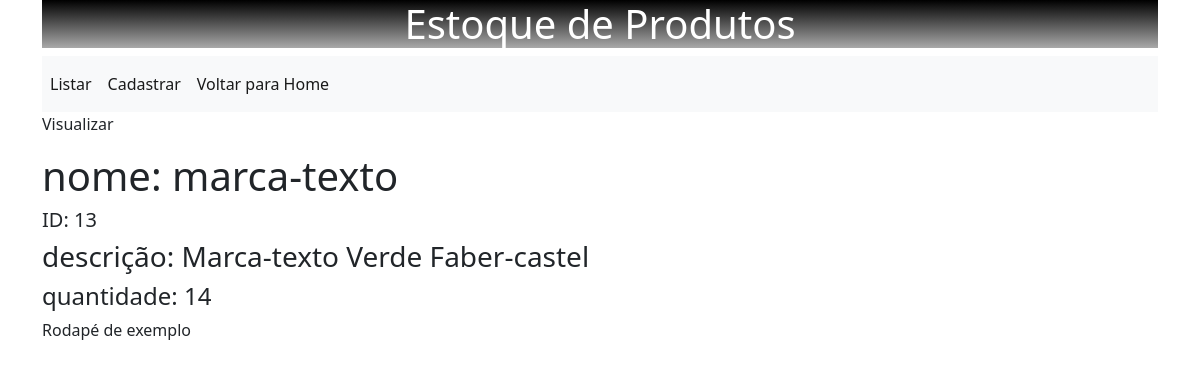
/produtos/13, run on the app's committed database.
### produtos/models.py (models this page shows, shortened)
class Produtos(models.Model):
    nome = models.CharField(max_length=200)
    descricao = models.CharField(max_length=400)
    quantidade = models.IntegerField()
    data_cadastro = models.DateTimeField(auto_now_add=True)

### produtos/views.py (the view)
# urls.py: path('<int:id>', views.visualizar, name='visualizar'),
def visualizar(request, id):
    produto = get_object_or_404(Produtos, pk=id)
    return render(request,"produtos/visualizar.html", {'produto': produto})

### produtos/templates/produtos/visualizar.html
{% extends 'produtos/base.html' %}
{% block content %}
    <p>Visualizar</p>
    <h1>nome: {{produto.nome}}</h1>
    <h5>ID: {{produto.id}}</h5>
    <h3>descrição: {{produto.descricao}}</h3>
    <h4>quantidade: {{produto.quantidade}}</h4>
{% endblock content %}

### data on the page
Produtos: nome "marca-texto", id "13", descricao "Marca-texto Verde Faber-castel", quantidade "14"
